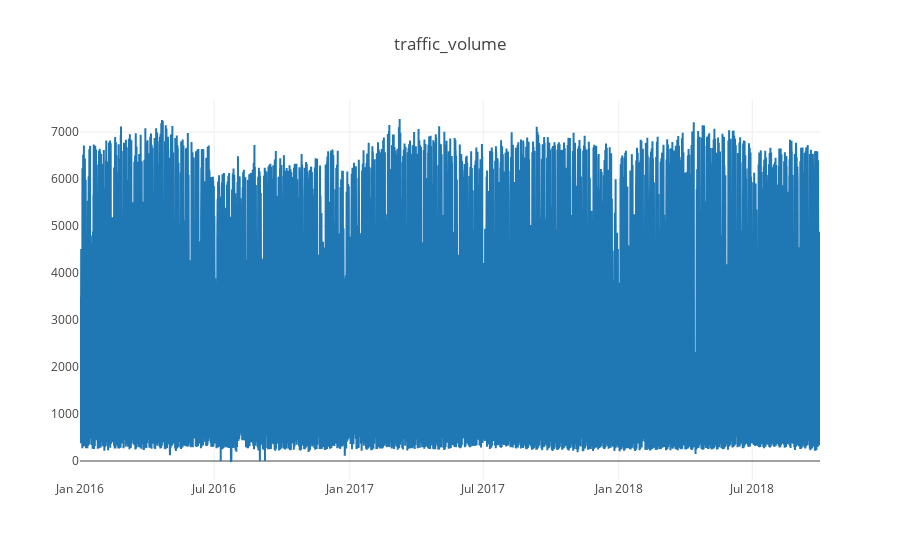

Notebook source saved alongside this figure:
### Code cell
plotting.plot_ts(ts['2016':])

### Figure 1 — Plotly figure (JSON) as saved in the notebook; plotly's stock layout.template omitted (floating-point values rounded to 4 significant figures; data arrays with more than 128 entries replaced by an {"elided": "..."} marker saying what was removed)
{"data": [{"name": "time-series", "type": "scatter", "uid": "eb2da6d5-7c93-4b10-9bc2-936382a5067d", "x": {"elided": "27860 str values"}, "y": {"elided": "27860 int values"}}], "layout": {"title": {"text": "traffic_volume"}}}
